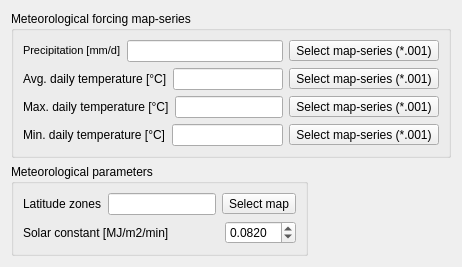
     <widget class="QWidget" name="climateTab">
      <attribute name="title">
       <string>Climate</string>
      </attribute>
      <layout class="QFormLayout" name="formLayout_2">
       <item row="1" column="0">
        <widget class="QGroupBox" name="groupBox_2">
         <property name="title">
          <string>Meteorological parameters</string>
         </property>
         <layout class="QVBoxLayout" name="verticalLayout_20">
          <item>
           <layout class="QHBoxLayout" name="horizontalLayout_30">
            <item>
             <widget class="QLabel" name="latitudeZonesMapLabel">
              <property name="text">
               <string>Latitude zones</string>
              </property>
             </widget>
            </item>
            <item>
             <widget class="QLineEdit" name="latitudeZonesMapLineEdit">
              <property name="readOnly">
               <bool>true</bool>
              </property>
             </widget>
            </item>
            <item>
             <widget class="QToolButton" name="selectLatitudeZonesMapButton">
              <property name="text">
               <string>Select map</string>
              </property>
             </widget>
            </item>
           </layout>
          </item>
          <item>
           <layout class="QHBoxLayout" name="horizontalLayout_31">
            <item>
             <widget class="QLabel" name="solarConstantLabel">
              <property name="text">
               <string>Solar constant [MJ/m2/min]</string>
              </property>
             </widget>
            </item>
            <item>
             <spacer name="horizontalSpacer">
              <property name="orientation">
               <enum>Qt::Horizontal</enum>
              </property>
              <property name="sizeHint" stdset="0">
               <size>
                <width>10</width>
                <height>20</height>
               </size>
              </property>
             </spacer>
            </item>
            <item>
             <widget class="QDoubleSpinBox" name="solarConstantDoubleSpinBox">
              <property name="decimals">
               <number>4</number>
              </property>
              <property name="singleStep">
               <double>0.001000000000000</double>
              </property>
              <property name="value">
               <double>0.082000000000000</double>
              </property>
             </widget>
            </item>
           </layout>
          </item>
         </layout>
        </widget>
       </item>
       <item row="0" column="0" colspan="2">
        <widget class="QGroupBox" name="MeteoMapSeriesGroupBox">
         <property name="sizePolicy">
          <sizepolicy hsizetype="Preferred" vsizetype="Preferred">
           <horstretch>0</horstretch>
           <verstretch>0</verstretch>
          </sizepolicy>
         </property>
         <property name="title">
          <string>Meteorological forcing map-series</string>
         </property>
         <layout class="QVBoxLayout" name="verticalLayout_11">
          <item>
           <layout class="QHBoxLayout" name="horizontalLayout_32">
            <item>
             <widget class="QLabel" name="precMapSeriesLabel">
              <property name="minimumSize">
               <size>
                <width>0</width>
                <height>0</height>
               </size>
              </property>
              <property name="text">
               <string>&lt;!DOCTYPE HTML PUBLIC &quot;-//W3C//DTD HTML 4.0//EN&quot; &quot;http://www.w3.org/TR/REC-html40/strict.dtd&quot;&gt;
&lt;html&gt;&lt;head&gt;&lt;meta name=&quot;qrichtext&quot; content=&quot;1&quot; /&gt;&lt;style type=&quot;text/css&quot;&gt;
p, li { white-space: pre-wrap; }
&lt;/style&gt;&lt;/head&gt;&lt;body style=&quot; font-family:'MS Shell Dlg 2'; font-size:8.25pt; font-weight:400; font-style:normal;&quot;&gt;
&lt;p style=&quot; margin-top:0px; margin-bottom:0px; margin-left:0px; margin-right:0px; -qt-block-indent:0; text-indent:0px;&quot;&gt;&lt;span style=&quot; font-size:8pt;&quot;&gt;Precipitation [mm/d]&lt;/span&gt;&lt;/p&gt;&lt;/body&gt;&lt;/html&gt;</string>
              </property>
             </widget>
            </item>
            <item>
             <widget class="QLineEdit" name="precMapSeriesLineEdit">
              <property name="sizePolicy">
               <sizepolicy hsizetype="Expanding" vsizetype="Fixed">
                <horstretch>0</horstretch>
                <verstretch>0</verstretch>
               </sizepolicy>
              </property>
              <property name="minimumSize">
               <size>
                <width>0</width>
                <height>0</height>
               </size>
              </property>
              <property name="readOnly">
               <bool>true</bool>
              </property>
             </widget>
            </item>
            <item>
             <widget class="QToolButton" name="selectPrecMapSeriesButton">
              <property name="minimumSize">
               <size>
                <width>0</width>
                <height>0</height>
               </size>
              </property>
              <property name="text">
               <string>Select map-series (*.001)</string>
              </property>
             </widget>
            </item>
           </layout>
          </item>
          <item>
           <layout class="QHBoxLayout" name="horizontalLayout_33">
            <item>
             <widget class="QLabel" name="avgTempMapSeriesLabel">
              <property name="minimumSize">
               <size>
                <width>0</width>
                <height>0</height>
               </size>
              </property>
              <property name="text">
               <string>Avg. daily temperature [°C]</string>
              </property>
             </widget>
            </item>
            <item>
             <widget class="QLineEdit" name="avgTempMapSeriesLineEdit">
              <property name="minimumSize">
               <size>
                <width>0</width>
                <height>0</height>
               </size>
              </property>
              <property name="readOnly">
               <bool>true</bool>
              </property>
             </widget>
            </item>
            <item>
             <widget class="QToolButton" name="selectAvgTempMapSeriesButton">
              <property name="text">
               <string>Select map-series (*.001)</string>
              </property>
             </widget>
            </item>
           </layout>
          </item>
          <item>
           <layout class="QHBoxLayout" name="horizontalLayout_34">
            <item>
             <widget class="QLabel" name="maxTempMapSeriesLabel">
              <property name="minimumSize">
               <size>
                <width>0</width>
                <height>0</height>
               </size>
              </property>
              <property name="text">
               <string>Max. daily temperature [°C]</string>
              </property>
             </widget>
            </item>
            <item>
             <widget class="QLineEdit" name="maxTempMapSeriesLineEdit">
              <property name="minimumSize">
               <size>
                <width>0</width>
                <height>0</height>
               </size>
              </property>
              <property name="readOnly">
               <bool>true</bool>
              </property>
             </widget>
            </item>
            <item>
             <widget class="QToolButton" name="selectMaxTempMapSeriesButton">
              <property name="text">
               <string>Select map-series (*.001)</string>
              </property>
             </widget>
            </item>
           </layout>
          </item>
          <item>
           <layout class="QHBoxLayout" name="horizontalLayout_35">
            <item>
             <widget class="QLabel" name="minTempMapSeriesLabel">
              <property name="minimumSize">
               <size>
                <width>0</width>
                <height>0</height>
               </size>
              </property>
              <property name="text">
               <string>Min. daily temperature [°C]</string>
              </property>
             </widget>
            </item>
            <item>
             <widget class="QLineEdit" name="minTempMapSeriesLineEdit">
              <property name="minimumSize">
               <size>
                <width>0</width>
                <height>0</height>
               </size>
              </property>
              <property name="readOnly">
               <bool>true</bool>
              </property>
             </widget>
            </item>
            <item>
             <widget class="QToolButton" name="selectMinTempMapSeriesButton">
              <property name="text">
               <string>Select map-series (*.001)</string>
              </property>
             </widget>
            </item>
           </layout>
          </item>
         </layout>
        </widget>
       </item>
      </layout>
     </widget>
